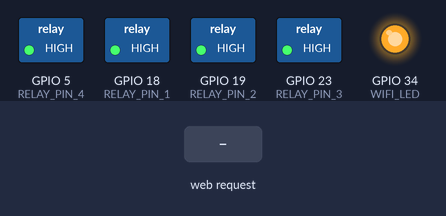
Bench run of a sketch on a simulated ESP32. Parts: switched loads named in the sketch (green lamp = pin HIGH), output pins drawn as LEDs (lit = HIGH). The test bench sets the inputs (shaded band). WiFi joins after 1.5 s; servers stay silent unless stated; what the sketch prints to the serial monitor is not drawn.

Above: at 2.7 s.
2.8 s: HTTP request GET /relay1/on received
At 4.0 s:
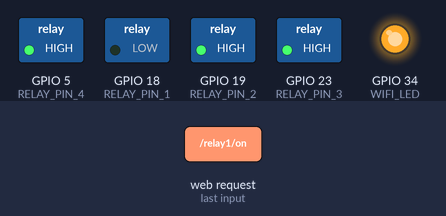
4.3 s: HTTP request GET /relay2/on received
At 5.3 s:
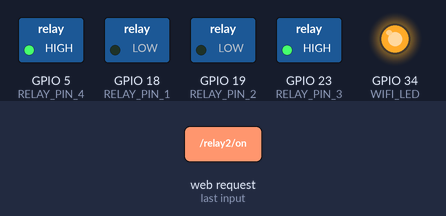
5.8 s: HTTP request GET /relay1/off received
At 6.5 s:
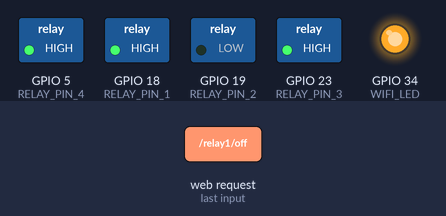
7.3 s: HTTP request GET /relay3/on received
At 8.5 s:
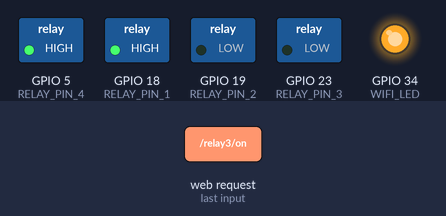
8.8 s: HTTP request GET /relay2/off received
At 10.0 s:
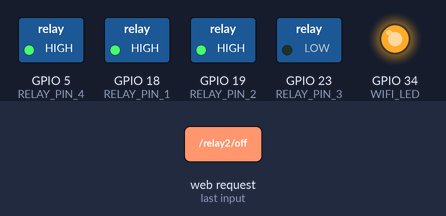
10.3 s: HTTP request GET /relay4/on received
At 11.1 s:
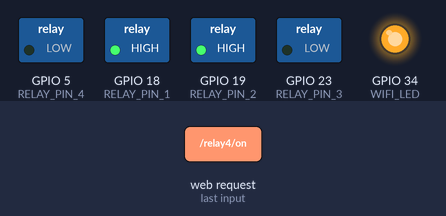
Timing chart, 0 to 12.8 s (numbered marks = the images above; inputs shaded):
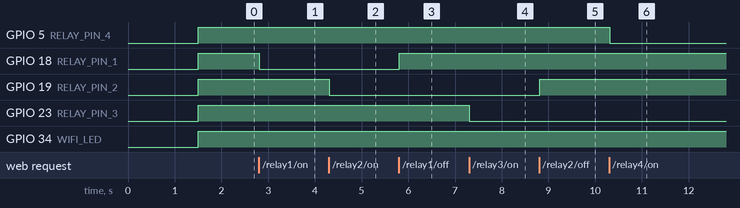

The sketch:

HomeAutomation-localServerV1.ino
```cpp
#include <Arduino.h>
#include <WiFi.h>

//Define the board's output and input pins.
#define RELAY_PIN_1 18  //Relay Pin 1
#define RELAY_PIN_2 19  //Relay Pin 2
#define RELAY_PIN_3 23  //Relay Pin 3
#define RELAY_PIN_4 05  //Relay Pin 4
#define WIFI_LED 34     //Network LED indicator pin

#define BAUD_RATE 9600

//Help Variables in the Web App
String TEXT_STATE_1 = "OFF";
String TEXT_STATE_2 = "OFF";
String TEXT_STATE_3 = "OFF";
String TEXT_STATE_4 = "OFF";

// Replace with your network credentials
const char* ssid = "REPLACE_WITH_YOUR_SSID";
const char* password = "REPLACE_WITH_YOUR_PASSWORD";

WiFiServer server(80);
String header;

void appWebCliente() {
  WiFiClient client = server.available();
  if (client) {
    Serial.println("New client.");
    String currentLine = "";
    while (client.connected()) {
      if (client.available()) {
        char c = client.read();
        Serial.write(c);
        header += c;
        if (c == '\n') {
          if (currentLine.length() == 0) {
            client.println("HTTP/1.1 200 OK");
            client.println("Content-type:text/html");
            client.println("Connection: close");
            client.println();

            //Control relays on and off
            //relay 1
            if (header.indexOf("GET /relay1/on") >= 0) {
              Serial.println("Relay 1 on");
              TEXT_STATE_1 = "ON";
              digitalWrite(RELAY_PIN_1, LOW);
            } else if (header.indexOf("GET /relay1/off") >= 0) {
              Serial.println("Relay 1 off");
              TEXT_STATE_1 = "OFF";
              digitalWrite(RELAY_PIN_1, HIGH);
            }

            //relay 2
            else if (header.indexOf("GET /relay2/on") >= 0) {
              Serial.println("Relay 2 on");
              TEXT_STATE_2 = "ON";
              digitalWrite(RELAY_PIN_2, LOW);
            } else if (header.indexOf("GET /relay2/off") >= 0) {
              Serial.println("Relay 2 off");
              TEXT_STATE_2 = "OFF";
              digitalWrite(RELAY_PIN_2, HIGH);
            }

            //Relay 3
            else if (header.indexOf("GET /relay3/on") >= 0) {
              Serial.println("Relay 3 on");
              TEXT_STATE_3 = "ON";
              digitalWrite(RELAY_PIN_3, LOW);
            } else if (header.indexOf("GET /relay3/off") >= 0) {
              Serial.println("Relay 3 off");
              TEXT_STATE_3 = "OFF";
              digitalWrite(RELAY_PIN_3, HIGH);
            }

            //Relay 4
            else if (header.indexOf("GET /relay4/on") >= 0) {
              Serial.println("Relay 4 on");
              TEXT_STATE_4 = "ON";
              digitalWrite(RELAY_PIN_4, LOW);
            } else if (header.indexOf("GET /relay4/off") >= 0) {
              Serial.println("Relay 4 off");
              TEXT_STATE_4 = "OFF";
              digitalWrite(RELAY_PIN_4, HIGH);
            }


            //Off All
            else if (header.indexOf("GET /off-all") >= 0) {
              Serial.println("All relays off");
              TEXT_STATE_1 = "OFF";
              TEXT_STATE_2 = "OFF";
              TEXT_STATE_3 = "OFF";
              TEXT_STATE_4 = "OFF";

              digitalWrite(RELAY_PIN_1, HIGH);
              digitalWrite(RELAY_PIN_2, HIGH);
              digitalWrite(RELAY_PIN_3, HIGH);
              digitalWrite(RELAY_PIN_4, HIGH);
            }

            //Html web page interface
            client.println("<!DOCTYPE html><html>");
            client.println("<head><meta name=\"viewport\" content=\"width=device-width, initial-scale=1\">");
            client.println("<link rel=\"icon\" href=\"data:,\">");
            client.println("<style>html { font-family: Helvetica; display: inline-block; margin: 0px auto; text-align: center;}");
            client.println(".button { background-color: #1E90FF; border-radius: 20px; color: white; padding: 4px 100px;");
            client.println("text-decoration: none; font-size: 30px; margin: 2px; cursor: pointer;}");
            client.println(".button2 {background-color: #555555;}</style></head>");
            client.println("<body><h1>App Web &#128241;</h1>");


            //Relay 1
            client.println("<h4>RELAY 1</h4>");
            if (TEXT_STATE_1 == "OFF") {
              client.println("<p><a href=\"/relay1/on\"><button class=\"button\">ON</button></a></p>");
            } else {
              client.println("<p><a href=\"/relay1/off\"><button class=\"button button2\">OFF</button></a></p>");
            }

            //Relay 2
            client.println("<h4>RELAY 2</h4>");
            if (TEXT_STATE_2 == "OFF") {
              client.println("<p><a href=\"/relay2/on\"><button class=\"button\">ON</button></a></p>");
            } else {
              client.println("<p><a href=\"/relay2/off\"><button class=\"button button2\">OFF</button></a></p>");
            }

            //Relay 3
            client.println("<h4>RELAY 3</h4>");
            if (TEXT_STATE_3 == "OFF") {
              client.println("<p><a href=\"/relay3/on\"><button class=\"button\">ON</button></a></p>");
            } else {
              client.println("<p><a href=\"/relay3/off\"><button class=\"button button2\">OFF</button></a></p>");
            }

            //Relay 4
            client.println("<h4>RELAY 4</h4>");
            if (TEXT_STATE_4 == "OFF") {
              client.println("<p><a href=\"/relay4/on\"><button class=\"button\">ON</button></a></p>");
            } else {
              client.println("<p><a href=\"/relay4/off\"><button class=\"button button2\">OFF</button></a></p>");
            }

            client.println("<h4>OFF ALL<h4>");
            client.println("<p><a href=\"/off-all\"><button class=\"button\">ALL</button></a></p>");

            //End Html
            client.println("</body></html>");
            client.println();
            break;
          } else {
            currentLine = "";
          }
        } else if (c != '\r') {
          currentLine += c;
        }
      }
    }
    header = "";

    //Close connection
    client.stop();
    Serial.println("Cliente Desconectado");
    Serial.println("");
  }
}

//Main configuration
void setup() {
  Serial.begin(BAUD_RATE);

  // Connect to Wi-Fi network with SSID and password
  Serial.print("Connecting to ");
  Serial.println(ssid);
  WiFi.begin(ssid, password);
  while (WiFi.status() != WL_CONNECTED) {
    delay(500);
    Serial.print(".");
  }
  // Print local IP address and start web server
  Serial.println("");
  Serial.println("WiFi connected.");
  Serial.println("IP address: ");
  Serial.println(WiFi.localIP());
  server.begin();

  pinMode(RELAY_PIN_1, OUTPUT);
  pinMode(RELAY_PIN_2, OUTPUT);
  pinMode(RELAY_PIN_3, OUTPUT);
  pinMode(RELAY_PIN_4, OUTPUT);
  pinMode(WIFI_LED, OUTPUT);

  //During start-up all relays must turn OFF
  digitalWrite(RELAY_PIN_1, HIGH);
  digitalWrite(RELAY_PIN_2, HIGH);
  digitalWrite(RELAY_PIN_3, HIGH);
  digitalWrite(RELAY_PIN_4, HIGH);
  digitalWrite(WIFI_LED, LOW);
}

//Main loop
void loop() {
  appWebCliente();

  if (WiFi.status() != WL_CONNECTED) {
    //Serial.println("WiFi Not Connected :( );
    digitalWrite(WIFI_LED, LOW);
    delay(100);
    digitalWrite(WIFI_LED, HIGH);
    delay(100);
  } else {
    //Serial.println("WiFi Connected");
    digitalWrite(WIFI_LED, HIGH);
  }
}
```

Measured:
- after the input at 2.8 s, GPIO 18 (RELAY_PIN_1): HIGH → LOW at once
- after the input at 4.3 s, GPIO 19 (RELAY_PIN_2): HIGH → LOW at once
- after the input at 5.8 s, GPIO 18 (RELAY_PIN_1): LOW → HIGH at once
- after the input at 7.3 s, GPIO 23 (RELAY_PIN_3): HIGH → LOW at once
- after the input at 8.8 s, GPIO 19 (RELAY_PIN_2): LOW → HIGH at once
- after the input at 10.3 s, GPIO 5 (RELAY_PIN_4): HIGH → LOW at once
